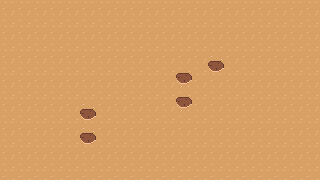

Tiled map render using the project's own tile images. Description and the whole map definition, tile-layer contents included, below:
An orthogonal 20x15 tile map with 16x12 px tiles, 1 tile layer (ground).

<map version="1.10" tiledversion="1.11.2" orientation="orthogonal" renderorder="right-down" width="20" height="15" tilewidth="16" tileheight="12" infinite="0" nextlayerid="2" nextobjectid="1">
 <tileset firstgid="1" name="tiles" tilewidth="16" tileheight="12" tilecount="336" columns="16">
  <image source="../images/tiles.png" width="256" height="256" />
 </tileset>
 <layer id="1" name="ground" width="20" height="15">
  <data encoding="csv">
3,3,3,3,3,3,3,3,3,3,3,3,3,3,3,3,3,3,3,3,
3,3,3,3,3,3,3,3,3,3,3,3,3,3,3,3,3,3,3,3,
3,3,3,3,3,3,3,3,3,3,3,3,3,3,3,3,3,3,3,3,
3,3,3,3,3,3,3,3,3,3,3,3,3,3,3,3,3,3,3,3,
3,3,3,3,3,3,3,3,3,3,3,3,3,3,3,3,3,3,3,3,
3,3,3,3,3,3,3,3,3,3,3,3,3,2,3,3,3,3,3,3,
3,3,3,3,3,3,3,3,3,3,3,2,3,3,3,3,3,3,3,3,
3,3,3,3,3,3,3,3,3,3,3,3,3,3,3,3,3,3,3,3,
3,3,3,3,3,3,3,3,3,3,3,2,3,3,3,3,3,3,3,3,
3,3,3,3,3,2,3,3,3,3,3,3,3,3,3,3,3,3,3,3,
3,3,3,3,3,3,3,3,3,3,3,3,3,3,3,3,3,3,3,3,
3,3,3,3,3,2,3,3,3,3,3,3,3,3,3,3,3,3,3,3,
3,3,3,3,3,3,3,3,3,3,3,3,3,3,3,3,3,3,3,3,
3,3,3,3,3,3,3,3,3,3,3,3,3,3,3,3,3,3,3,3,
3,3,3,3,3,3,3,3,3,3,3,3,3,3,3,3,3,3,3,3
</data>
 </layer>
</map>
